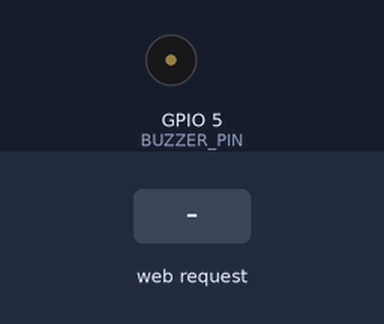
A sketch run on a simulated ESP32. Shown: buzzer (waves = sounding). Inputs (shaded band) come from the test bench. WiFi joins after 1.5 s; servers stay silent unless stated; web services answer with replies made up by the test bench; what the sketch prints to the serial monitor is not drawn.

Above: at 2.7 s.
2.8 s: HTTP request GET /update?pos=1 received
At 3.2 s:
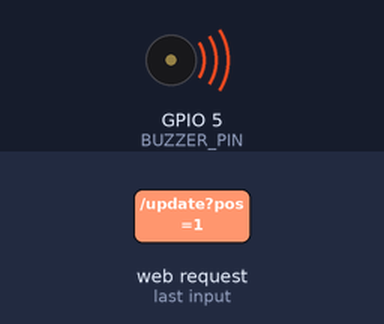
Timing chart, 0 to 5.8 s (numbered marks = the images above; inputs shaded):
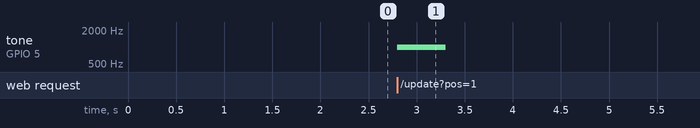

Measured:
- after the input at 2.8 s, tone on GPIO 5 (BUZZER_PIN): silent → 1000 Hz at once, → silent 0.50 s later

The sketch:

recibe_bueno2.ino
```cpp
#include <WiFi.h>
#include <WebServer.h>
#include <HTTPClient.h>

#define BUZZER_PIN 5

const char* ssid = "MEGACABLE-2.4G-E3A3";
const char* password = "JtsX8W7e24";

WebServer server(80);

// ThingSpeak
String api_key = "VNBELU74MLET4LS1";
String base_url = "https://api.thingspeak.com/update?";

void setup() {
  Serial.begin(115200);
  pinMode(BUZZER_PIN, OUTPUT);

  WiFi.begin(ssid, password);
  Serial.print("Conectando al WiFi...");
  while (WiFi.status() != WL_CONNECTED) {
    delay(500);
    Serial.print(".");
  }

  Serial.println("\nWiFi conectado");
  Serial.print("IP local: ");
  Serial.println(WiFi.localIP());

  server.on("/update", handleUpdate);
  server.begin();
  Serial.println("Servidor iniciado");
}

void loop() {
  server.handleClient();
}

void handleUpdate() {
  if (server.hasArg("pos")) {
    String pos = server.arg("pos");
    Serial.println("Recibido pos = " + pos);

    if (pos == "1" || pos == "2") {
      tone(BUZZER_PIN, 1000);
      delay(500);
      noTone(BUZZER_PIN);

      enviarAThingSpeak(pos.toInt());
      server.send(200, "text/plain", "OK");
    } else {
      server.send(400, "text/plain", "Valor no válido");
    }
  } else {
    server.send(400, "text/plain", "Falta parámetro 'pos'");
  }
}

void enviarAThingSpeak(int valor) {
  if (WiFi.status() == WL_CONNECTED) {
    HTTPClient http;
    String url = base_url + "api_key=" + api_key + "&field1=" + String(valor);
    http.begin(url);
    int httpCode = http.GET();
    Serial.print("ThingSpeak response: ");
    Serial.println(httpCode);
    http.end();
  }
}
```
